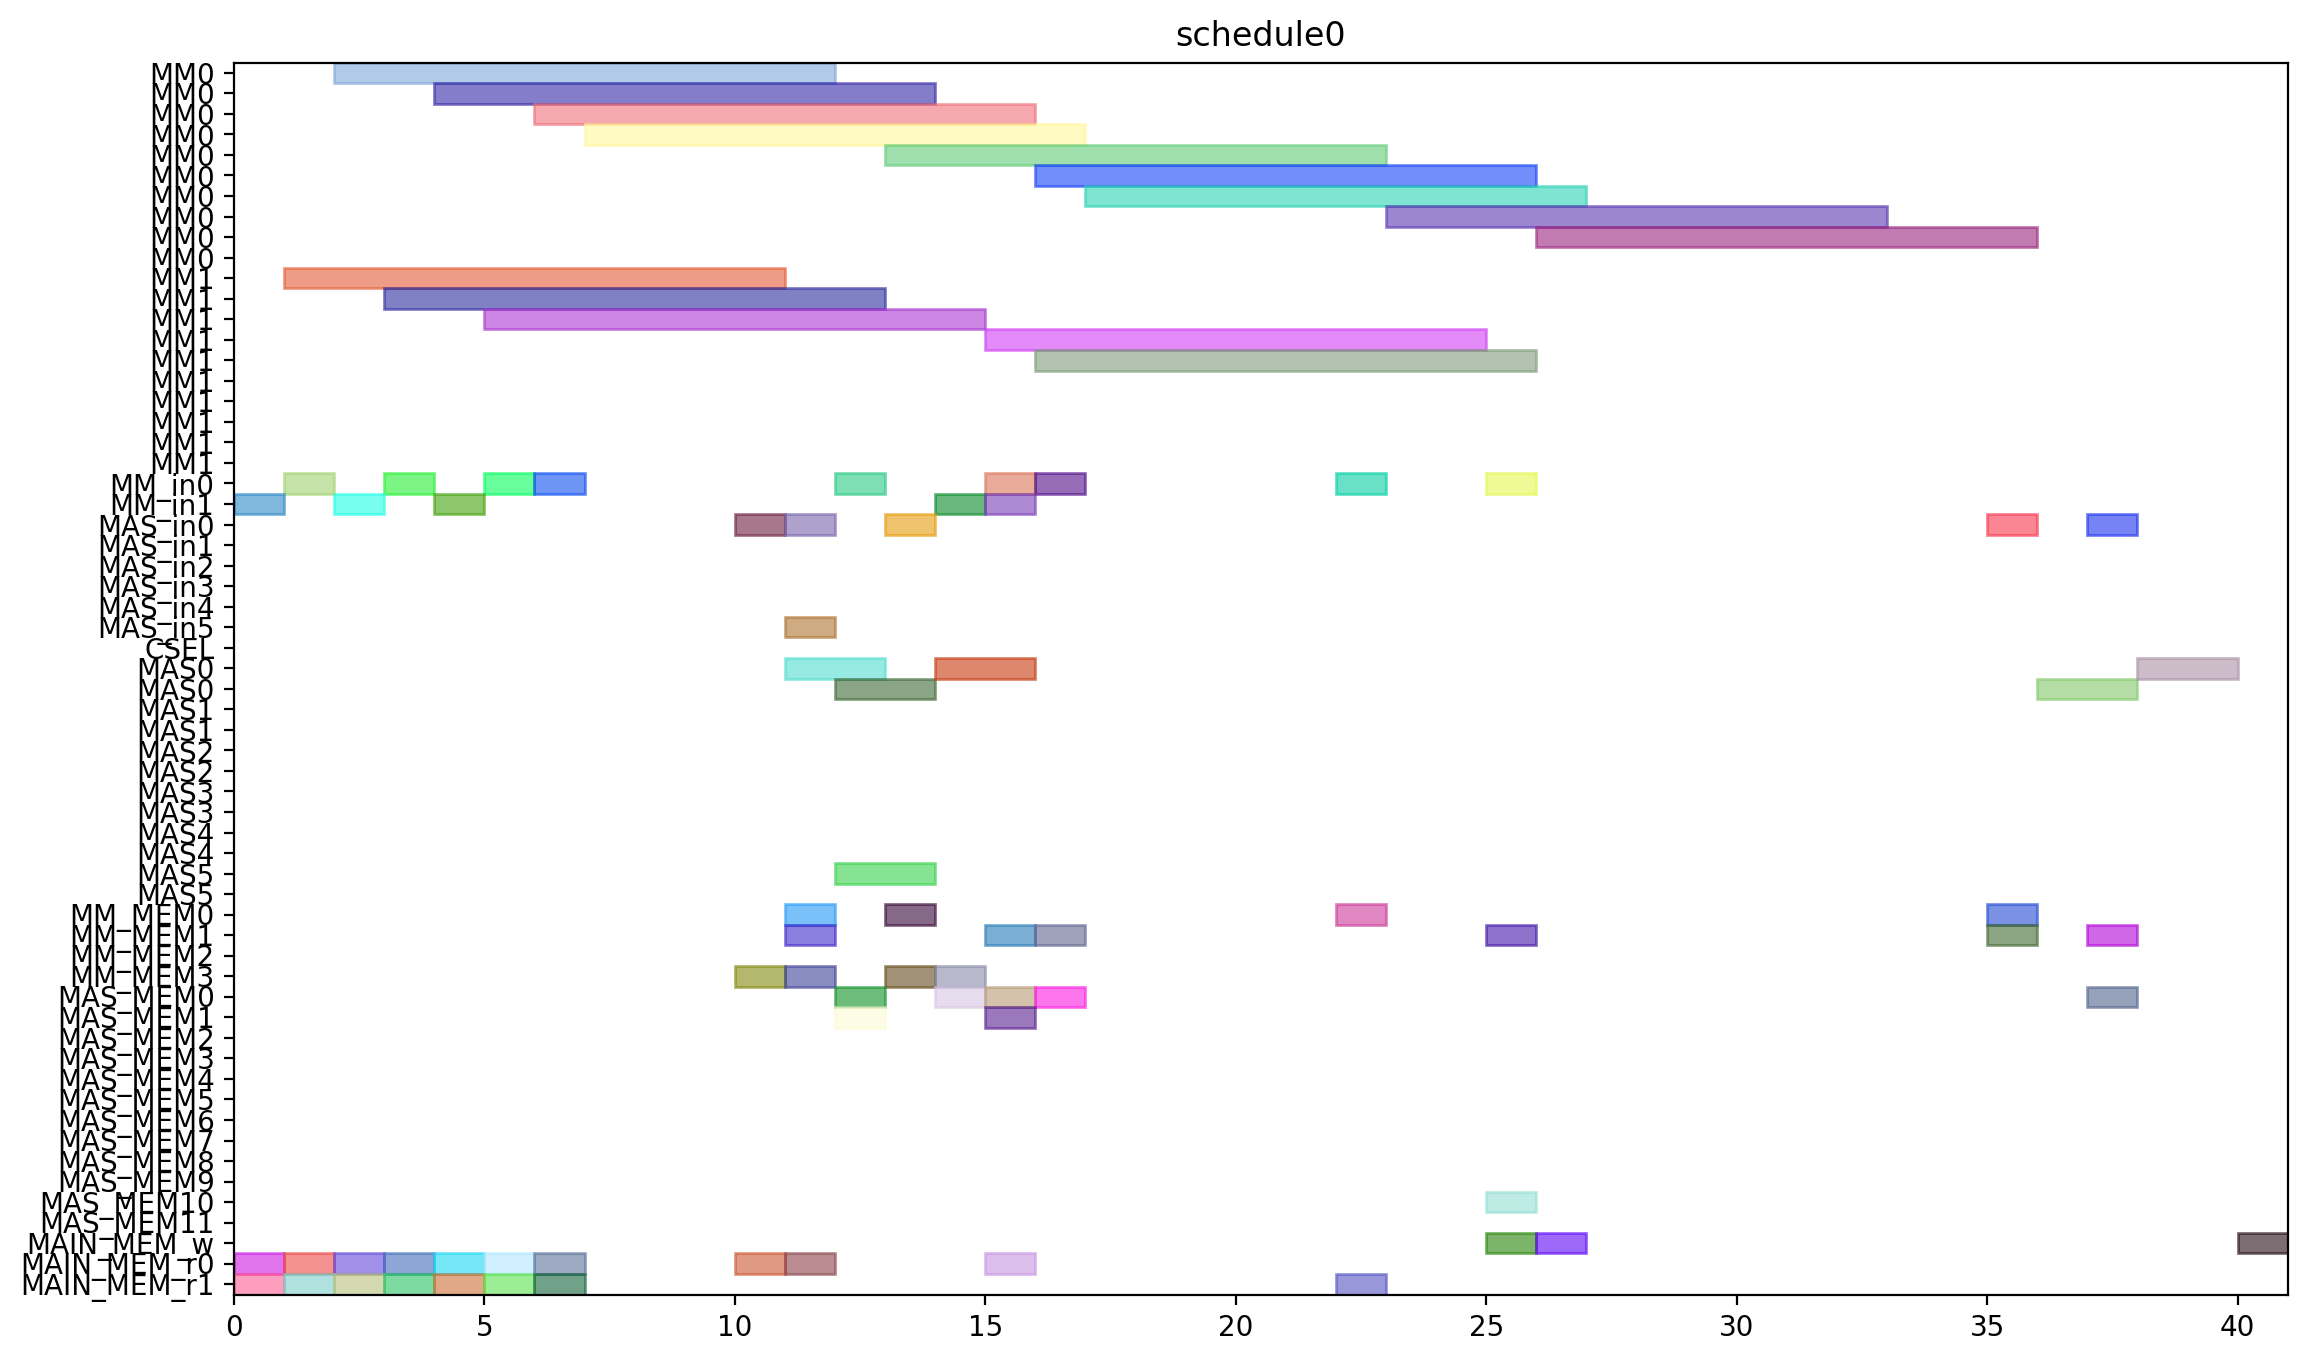

This figure's Python source:
from pyschedule import Scenario, solvers, plotters, alt


def solve():
	horizon = 120
	S = Scenario("schedule0", horizon=horizon)

	# resource
	MM = S.Resources('MM', num=2, size=10)
	MM_in = S.Resources('MM_in', num=2)
	MAS_in = S.Resources('MAS_in', num=6)
	CSEL = S.Resource('CSEL')
	MAS = S.Resources('MAS', num=6, size=2, periods=range(1, horizon))
	MM_MEM = S.Resources('MM_MEM', num=4)
	MAS_MEM = S.Resources('MAS_MEM', num=12)
	MAIN_MEM_w = S.Resource('MAIN_MEM_w', size=1)
	MAIN_MEM_r = S.Resources('MAIN_MEM_r', num=2)

	# result of previous scheduling

	# new tasks
	r1 = S.Task('r1', length=10, delay_cost=1)
	r1 += alt(MM)
	r1_in = S.Task('r1_in', length=1, delay_cost=1)
	r1_in += alt(MM_in)
	S += r1_in*MM_in[0]<=r1*MM[0]
	S += r1_in*MM_in[1]<=r1*MM[1]
	r1_mem0 = S.Task('r1_mem0', length=1, delay_cost=1)
	r1_mem0 += MAIN_MEM_r[0]
	S += r1_mem0 <= r1

	r1_mem1 = S.Task('r1_mem1', length=1, delay_cost=1)
	r1_mem1 += MAIN_MEM_r[1]
	S += r1_mem1 <= r1

	r3 = S.Task('r3', length=10, delay_cost=1)
	r3 += alt(MM)
	r3_in = S.Task('r3_in', length=1, delay_cost=1)
	r3_in += alt(MM_in)
	S += r3_in*MM_in[0]<=r3*MM[0]
	S += r3_in*MM_in[1]<=r3*MM[1]
	r3_mem0 = S.Task('r3_mem0', length=1, delay_cost=1)
	r3_mem0 += MAIN_MEM_r[0]
	S += r3_mem0 <= r3

	r3_mem1 = S.Task('r3_mem1', length=1, delay_cost=1)
	r3_mem1 += MAIN_MEM_r[1]
	S += r3_mem1 <= r3

	r4 = S.Task('r4', length=10, delay_cost=1)
	r4 += alt(MM)
	r4_in = S.Task('r4_in', length=1, delay_cost=1)
	r4_in += alt(MM_in)
	S += r4_in*MM_in[0]<=r4*MM[0]
	S += r4_in*MM_in[1]<=r4*MM[1]
	r4_mem0 = S.Task('r4_mem0', length=1, delay_cost=1)
	r4_mem0 += MAIN_MEM_r[0]
	S += r4_mem0 <= r4

	r4_mem1 = S.Task('r4_mem1', length=1, delay_cost=1)
	r4_mem1 += MAIN_MEM_r[1]
	S += r4_mem1 <= r4

	r5 = S.Task('r5', length=10, delay_cost=1)
	r5 += alt(MM)
	r5_in = S.Task('r5_in', length=1, delay_cost=1)
	r5_in += alt(MM_in)
	S += r5_in*MM_in[0]<=r5*MM[0]
	S += r5_in*MM_in[1]<=r5*MM[1]
	r5_mem0 = S.Task('r5_mem0', length=1, delay_cost=1)
	r5_mem0 += MAIN_MEM_r[0]
	S += r5_mem0 <= r5

	r5_mem1 = S.Task('r5_mem1', length=1, delay_cost=1)
	r5_mem1 += MAIN_MEM_r[1]
	S += r5_mem1 <= r5

	r6 = S.Task('r6', length=10, delay_cost=1)
	r6 += alt(MM)
	r6_in = S.Task('r6_in', length=1, delay_cost=1)
	r6_in += alt(MM_in)
	S += r6_in*MM_in[0]<=r6*MM[0]
	S += r6_in*MM_in[1]<=r6*MM[1]
	r6_mem0 = S.Task('r6_mem0', length=1, delay_cost=1)
	r6_mem0 += MAIN_MEM_r[0]
	S += r6_mem0 <= r6

	r6_mem1 = S.Task('r6_mem1', length=1, delay_cost=1)
	r6_mem1 += MAIN_MEM_r[1]
	S += r6_mem1 <= r6

	r12 = S.Task('r12', length=10, delay_cost=1)
	r12 += alt(MM)
	r12_in = S.Task('r12_in', length=1, delay_cost=1)
	r12_in += alt(MM_in)
	S += r12_in*MM_in[0]<=r12*MM[0]
	S += r12_in*MM_in[1]<=r12*MM[1]
	r12_mem0 = S.Task('r12_mem0', length=1, delay_cost=1)
	r12_mem0 += MAIN_MEM_r[0]
	S += r12_mem0 <= r12

	r12_mem1 = S.Task('r12_mem1', length=1, delay_cost=1)
	r12_mem1 += MAIN_MEM_r[1]
	S += r12_mem1 <= r12

	r13 = S.Task('r13', length=10, delay_cost=1)
	r13 += alt(MM)
	r13_in = S.Task('r13_in', length=1, delay_cost=1)
	r13_in += alt(MM_in)
	S += r13_in*MM_in[0]<=r13*MM[0]
	S += r13_in*MM_in[1]<=r13*MM[1]
	r13_mem0 = S.Task('r13_mem0', length=1, delay_cost=1)
	r13_mem0 += MAIN_MEM_r[0]
	S += r13_mem0 <= r13

	r13_mem1 = S.Task('r13_mem1', length=1, delay_cost=1)
	r13_mem1 += MAIN_MEM_r[1]
	S += r13_mem1 <= r13

	r2 = S.Task('r2', length=2, delay_cost=1)
	r2 += alt(MAS)
	r2_in = S.Task('r2_in', length=1, delay_cost=1)
	r2_in += alt(MAS_in)
	S += r2_in*MAS_in[0]<=r2*MAS[0]

	S += r2_in*MAS_in[1]<=r2*MAS[1]

	S += r2_in*MAS_in[2]<=r2*MAS[2]

	S += r2_in*MAS_in[3]<=r2*MAS[3]

	S += r2_in*MAS_in[4]<=r2*MAS[4]

	S += r2_in*MAS_in[5]<=r2*MAS[5]

	r2_mem0 = S.Task('r2_mem0', length=1, delay_cost=1)
	r2_mem0 += alt(MM_MEM)
	S += (r1*MM[0])-1 < r2_mem0*MM_MEM[0]
	S += (r1*MM[1])-1 < r2_mem0*MM_MEM[2]
	S += r2_mem0 <= r2

	r2_mem1 = S.Task('r2_mem1', length=1, delay_cost=1)
	r2_mem1 += alt(MM_MEM)
	S += (r1*MM[0])-1 < r2_mem1*MM_MEM[1]
	S += (r1*MM[1])-1 < r2_mem1*MM_MEM[3]
	S += r2_mem1 <= r2

	r7 = S.Task('r7', length=2, delay_cost=1)
	r7 += alt(MAS)
	r7_in = S.Task('r7_in', length=1, delay_cost=1)
	r7_in += alt(MAS_in)
	S += r7_in*MAS_in[0]<=r7*MAS[0]

	S += r7_in*MAS_in[1]<=r7*MAS[1]

	S += r7_in*MAS_in[2]<=r7*MAS[2]

	S += r7_in*MAS_in[3]<=r7*MAS[3]

	S += r7_in*MAS_in[4]<=r7*MAS[4]

	S += r7_in*MAS_in[5]<=r7*MAS[5]

	r7_mem0 = S.Task('r7_mem0', length=1, delay_cost=1)
	r7_mem0 += alt(MM_MEM)
	S += (r5*MM[0])-1 < r7_mem0*MM_MEM[0]
	S += (r5*MM[1])-1 < r7_mem0*MM_MEM[2]
	S += r7_mem0 <= r7

	r7_mem1 = S.Task('r7_mem1', length=1, delay_cost=1)
	r7_mem1 += alt(MM_MEM)
	S += (r6*MM[0])-1 < r7_mem1*MM_MEM[1]
	S += (r6*MM[1])-1 < r7_mem1*MM_MEM[3]
	S += r7_mem1 <= r7

	r8 = S.Task('r8', length=2, delay_cost=1)
	r8 += alt(MAS)
	r8_in = S.Task('r8_in', length=1, delay_cost=1)
	r8_in += alt(MAS_in)
	S += r8_in*MAS_in[0]<=r8*MAS[0]

	S += r8_in*MAS_in[1]<=r8*MAS[1]

	S += r8_in*MAS_in[2]<=r8*MAS[2]

	S += r8_in*MAS_in[3]<=r8*MAS[3]

	S += r8_in*MAS_in[4]<=r8*MAS[4]

	S += r8_in*MAS_in[5]<=r8*MAS[5]

	r8_mem0 = S.Task('r8_mem0', length=1, delay_cost=1)
	r8_mem0 += MAIN_MEM_r[0]
	S += r8_mem0 <= r8

	r8_mem1 = S.Task('r8_mem1', length=1, delay_cost=1)
	r8_mem1 += alt(MM_MEM)
	S += (r4*MM[0])-1 < r8_mem1*MM_MEM[1]
	S += (r4*MM[1])-1 < r8_mem1*MM_MEM[3]
	S += r8_mem1 <= r8

	r10 = S.Task('r10', length=2, delay_cost=1)
	r10 += alt(MAS)
	r10_in = S.Task('r10_in', length=1, delay_cost=1)
	r10_in += alt(MAS_in)
	S += r10_in*MAS_in[0]<=r10*MAS[0]

	S += r10_in*MAS_in[1]<=r10*MAS[1]

	S += r10_in*MAS_in[2]<=r10*MAS[2]

	S += r10_in*MAS_in[3]<=r10*MAS[3]

	S += r10_in*MAS_in[4]<=r10*MAS[4]

	S += r10_in*MAS_in[5]<=r10*MAS[5]

	r10_mem0 = S.Task('r10_mem0', length=1, delay_cost=1)
	r10_mem0 += MAIN_MEM_r[0]
	S += r10_mem0 <= r10

	r10_mem1 = S.Task('r10_mem1', length=1, delay_cost=1)
	r10_mem1 += alt(MM_MEM)
	S += (r4*MM[0])-1 < r10_mem1*MM_MEM[1]
	S += (r4*MM[1])-1 < r10_mem1*MM_MEM[3]
	S += r10_mem1 <= r10

	r9 = S.Task('r9', length=10, delay_cost=1)
	r9 += alt(MM)
	r9_in = S.Task('r9_in', length=1, delay_cost=1)
	r9_in += alt(MM_in)
	S += r9_in*MM_in[0]<=r9*MM[0]
	S += r9_in*MM_in[1]<=r9*MM[1]
	r9_mem0 = S.Task('r9_mem0', length=1, delay_cost=1)
	r9_mem0 += MAIN_MEM_r[0]
	S += r9_mem0 <= r9

	r9_mem1 = S.Task('r9_mem1', length=1, delay_cost=1)
	r9_mem1 += alt(MAS_MEM)
	S += (r7*MAS[0])-1 < r9_mem1*MAS_MEM[1]
	S += (r7*MAS[1])-1 < r9_mem1*MAS_MEM[3]
	S += (r7*MAS[2])-1 < r9_mem1*MAS_MEM[5]
	S += (r7*MAS[3])-1 < r9_mem1*MAS_MEM[7]
	S += (r7*MAS[4])-1 < r9_mem1*MAS_MEM[9]
	S += (r7*MAS[5])-1 < r9_mem1*MAS_MEM[11]
	S += r9_mem1 <= r9

	r11 = S.Task('r11', length=10, delay_cost=1)
	r11 += alt(MM)
	r11_in = S.Task('r11_in', length=1, delay_cost=1)
	r11_in += alt(MM_in)
	S += r11_in*MM_in[0]<=r11*MM[0]
	S += r11_in*MM_in[1]<=r11*MM[1]
	r11_mem0 = S.Task('r11_mem0', length=1, delay_cost=1)
	r11_mem0 += alt(MAS_MEM)
	S += (r10*MAS[0])-1 < r11_mem0*MAS_MEM[0]
	S += (r10*MAS[1])-1 < r11_mem0*MAS_MEM[2]
	S += (r10*MAS[2])-1 < r11_mem0*MAS_MEM[4]
	S += (r10*MAS[3])-1 < r11_mem0*MAS_MEM[6]
	S += (r10*MAS[4])-1 < r11_mem0*MAS_MEM[8]
	S += (r10*MAS[5])-1 < r11_mem0*MAS_MEM[10]
	S += r11_mem0 <= r11

	r11_mem1 = S.Task('r11_mem1', length=1, delay_cost=1)
	r11_mem1 += alt(MAS_MEM)
	S += (r10*MAS[0])-1 < r11_mem1*MAS_MEM[1]
	S += (r10*MAS[1])-1 < r11_mem1*MAS_MEM[3]
	S += (r10*MAS[2])-1 < r11_mem1*MAS_MEM[5]
	S += (r10*MAS[3])-1 < r11_mem1*MAS_MEM[7]
	S += (r10*MAS[4])-1 < r11_mem1*MAS_MEM[9]
	S += (r10*MAS[5])-1 < r11_mem1*MAS_MEM[11]
	S += r11_mem1 <= r11

	PX_new = S.Task('PX_new', length=10, delay_cost=1)
	PX_new += alt(MM)
	PX_new_in = S.Task('PX_new_in', length=1, delay_cost=1)
	PX_new_in += alt(MM_in)
	S += PX_new_in*MM_in[0]<=PX_new*MM[0]
	S += PX_new_in*MM_in[1]<=PX_new*MM[1]
	S += 0<PX_new

	PX_new_w = S.Task('PX_new_w', length=1, delay_cost=1)
	PX_new_w += alt(MAIN_MEM_w)
	S += PX_new <= PX_new_w

	PX_new_mem0 = S.Task('PX_new_mem0', length=1, delay_cost=1)
	PX_new_mem0 += alt(MAS_MEM)
	S += (r2*MAS[0])-1 < PX_new_mem0*MAS_MEM[0]
	S += (r2*MAS[1])-1 < PX_new_mem0*MAS_MEM[2]
	S += (r2*MAS[2])-1 < PX_new_mem0*MAS_MEM[4]
	S += (r2*MAS[3])-1 < PX_new_mem0*MAS_MEM[6]
	S += (r2*MAS[4])-1 < PX_new_mem0*MAS_MEM[8]
	S += (r2*MAS[5])-1 < PX_new_mem0*MAS_MEM[10]
	S += PX_new_mem0 <= PX_new

	PX_new_mem1 = S.Task('PX_new_mem1', length=1, delay_cost=1)
	PX_new_mem1 += alt(MM_MEM)
	S += (r12*MM[0])-1 < PX_new_mem1*MM_MEM[1]
	S += (r12*MM[1])-1 < PX_new_mem1*MM_MEM[3]
	S += PX_new_mem1 <= PX_new

	r14 = S.Task('r14', length=10, delay_cost=1)
	r14 += alt(MM)
	r14_in = S.Task('r14_in', length=1, delay_cost=1)
	r14_in += alt(MM_in)
	S += r14_in*MM_in[0]<=r14*MM[0]
	S += r14_in*MM_in[1]<=r14*MM[1]
	r14_mem0 = S.Task('r14_mem0', length=1, delay_cost=1)
	r14_mem0 += alt(MAS_MEM)
	S += (r2*MAS[0])-1 < r14_mem0*MAS_MEM[0]
	S += (r2*MAS[1])-1 < r14_mem0*MAS_MEM[2]
	S += (r2*MAS[2])-1 < r14_mem0*MAS_MEM[4]
	S += (r2*MAS[3])-1 < r14_mem0*MAS_MEM[6]
	S += (r2*MAS[4])-1 < r14_mem0*MAS_MEM[8]
	S += (r2*MAS[5])-1 < r14_mem0*MAS_MEM[10]
	S += r14_mem0 <= r14

	r14_mem1 = S.Task('r14_mem1', length=1, delay_cost=1)
	r14_mem1 += alt(MM_MEM)
	S += (r3*MM[0])-1 < r14_mem1*MM_MEM[1]
	S += (r3*MM[1])-1 < r14_mem1*MM_MEM[3]
	S += r14_mem1 <= r14

	Z1_new = S.Task('Z1_new', length=10, delay_cost=1)
	Z1_new += alt(MM)
	Z1_new_in = S.Task('Z1_new_in', length=1, delay_cost=1)
	Z1_new_in += alt(MM_in)
	S += Z1_new_in*MM_in[0]<=Z1_new*MM[0]
	S += Z1_new_in*MM_in[1]<=Z1_new*MM[1]
	S += 0<Z1_new

	Z1_new_w = S.Task('Z1_new_w', length=1, delay_cost=1)
	Z1_new_w += alt(MAIN_MEM_w)
	S += Z1_new <= Z1_new_w

	Z1_new_mem0 = S.Task('Z1_new_mem0', length=1, delay_cost=1)
	Z1_new_mem0 += alt(MAS_MEM)
	S += (r2*MAS[0])-1 < Z1_new_mem0*MAS_MEM[0]
	S += (r2*MAS[1])-1 < Z1_new_mem0*MAS_MEM[2]
	S += (r2*MAS[2])-1 < Z1_new_mem0*MAS_MEM[4]
	S += (r2*MAS[3])-1 < Z1_new_mem0*MAS_MEM[6]
	S += (r2*MAS[4])-1 < Z1_new_mem0*MAS_MEM[8]
	S += (r2*MAS[5])-1 < Z1_new_mem0*MAS_MEM[10]
	S += Z1_new_mem0 <= Z1_new

	Z1_new_mem1 = S.Task('Z1_new_mem1', length=1, delay_cost=1)
	Z1_new_mem1 += alt(MM_MEM)
	S += (r13*MM[0])-1 < Z1_new_mem1*MM_MEM[1]
	S += (r13*MM[1])-1 < Z1_new_mem1*MM_MEM[3]
	S += Z1_new_mem1 <= Z1_new

	r15 = S.Task('r15', length=10, delay_cost=1)
	r15 += alt(MM)
	r15_in = S.Task('r15_in', length=1, delay_cost=1)
	r15_in += alt(MM_in)
	S += r15_in*MM_in[0]<=r15*MM[0]
	S += r15_in*MM_in[1]<=r15*MM[1]
	r15_mem0 = S.Task('r15_mem0', length=1, delay_cost=1)
	r15_mem0 += alt(MAS_MEM)
	S += (r8*MAS[0])-1 < r15_mem0*MAS_MEM[0]
	S += (r8*MAS[1])-1 < r15_mem0*MAS_MEM[2]
	S += (r8*MAS[2])-1 < r15_mem0*MAS_MEM[4]
	S += (r8*MAS[3])-1 < r15_mem0*MAS_MEM[6]
	S += (r8*MAS[4])-1 < r15_mem0*MAS_MEM[8]
	S += (r8*MAS[5])-1 < r15_mem0*MAS_MEM[10]
	S += r15_mem0 <= r15

	r15_mem1 = S.Task('r15_mem1', length=1, delay_cost=1)
	r15_mem1 += alt(MM_MEM)
	S += (r9*MM[0])-1 < r15_mem1*MM_MEM[1]
	S += (r9*MM[1])-1 < r15_mem1*MM_MEM[3]
	S += r15_mem1 <= r15

	r16 = S.Task('r16', length=10, delay_cost=1)
	r16 += alt(MM)
	r16_in = S.Task('r16_in', length=1, delay_cost=1)
	r16_in += alt(MM_in)
	S += r16_in*MM_in[0]<=r16*MM[0]
	S += r16_in*MM_in[1]<=r16*MM[1]
	r16_mem0 = S.Task('r16_mem0', length=1, delay_cost=1)
	r16_mem0 += alt(MM_MEM)
	S += (r11*MM[0])-1 < r16_mem0*MM_MEM[0]
	S += (r11*MM[1])-1 < r16_mem0*MM_MEM[2]
	S += r16_mem0 <= r16

	r16_mem1 = S.Task('r16_mem1', length=1, delay_cost=1)
	r16_mem1 += MAIN_MEM_r[1]
	S += r16_mem1 <= r16

	r17 = S.Task('r17', length=2, delay_cost=1)
	r17 += alt(MAS)
	r17_in = S.Task('r17_in', length=1, delay_cost=1)
	r17_in += alt(MAS_in)
	S += r17_in*MAS_in[0]<=r17*MAS[0]

	S += r17_in*MAS_in[1]<=r17*MAS[1]

	S += r17_in*MAS_in[2]<=r17*MAS[2]

	S += r17_in*MAS_in[3]<=r17*MAS[3]

	S += r17_in*MAS_in[4]<=r17*MAS[4]

	S += r17_in*MAS_in[5]<=r17*MAS[5]

	r17_mem0 = S.Task('r17_mem0', length=1, delay_cost=1)
	r17_mem0 += alt(MM_MEM)
	S += (r14*MM[0])-1 < r17_mem0*MM_MEM[0]
	S += (r14*MM[1])-1 < r17_mem0*MM_MEM[2]
	S += r17_mem0 <= r17

	r17_mem1 = S.Task('r17_mem1', length=1, delay_cost=1)
	r17_mem1 += alt(MM_MEM)
	S += (r15*MM[0])-1 < r17_mem1*MM_MEM[1]
	S += (r15*MM[1])-1 < r17_mem1*MM_MEM[3]
	S += r17_mem1 <= r17

	PY_new = S.Task('PY_new', length=2, delay_cost=1)
	PY_new += alt(MAS)
	PY_new_in = S.Task('PY_new_in', length=1, delay_cost=1)
	PY_new_in += alt(MAS_in)
	S += PY_new_in*MAS_in[0]<=PY_new*MAS[0]

	S += PY_new_in*MAS_in[1]<=PY_new*MAS[1]

	S += PY_new_in*MAS_in[2]<=PY_new*MAS[2]

	S += PY_new_in*MAS_in[3]<=PY_new*MAS[3]

	S += PY_new_in*MAS_in[4]<=PY_new*MAS[4]

	S += PY_new_in*MAS_in[5]<=PY_new*MAS[5]

	S += 0<PY_new

	PY_new_w = S.Task('PY_new_w', length=1, delay_cost=1)
	PY_new_w += alt(MAIN_MEM_w)
	S += PY_new <= PY_new_w

	PY_new_mem0 = S.Task('PY_new_mem0', length=1, delay_cost=1)
	PY_new_mem0 += alt(MAS_MEM)
	S += (r17*MAS[0])-1 < PY_new_mem0*MAS_MEM[0]
	S += (r17*MAS[1])-1 < PY_new_mem0*MAS_MEM[2]
	S += (r17*MAS[2])-1 < PY_new_mem0*MAS_MEM[4]
	S += (r17*MAS[3])-1 < PY_new_mem0*MAS_MEM[6]
	S += (r17*MAS[4])-1 < PY_new_mem0*MAS_MEM[8]
	S += (r17*MAS[5])-1 < PY_new_mem0*MAS_MEM[10]
	S += PY_new_mem0 <= PY_new

	PY_new_mem1 = S.Task('PY_new_mem1', length=1, delay_cost=1)
	PY_new_mem1 += alt(MM_MEM)
	S += (r16*MM[0])-1 < PY_new_mem1*MM_MEM[1]
	S += (r16*MM[1])-1 < PY_new_mem1*MM_MEM[3]
	S += PY_new_mem1 <= PY_new

	solvers.mip.solve(S,msg=1,kind='CPLEX',ratio_gap=1.01)

	solution = [['hoge']*len(S.solution()[1]) for i in range(len(S.solution()))]
	for i in range(len(S.solution())):
		for j in range(len(S.solution()[i])):
			solution[i][j]=str(S.solution()[i][j])
	print(solution)

	cycles = int(solution[-1][3])

	pic_file_name = "/mnt/rose/usr1/fukuda/ABE/multiRAM_multiMAS_16mux/scheduling_result/stage10MM2_stage2MAS6/EP_YRECOVER/schedule0.png"
	if(S.solution() != []):
		plotters.matplotlib.plot(S,img_filename=pic_file_name, show_task_labels=False, fig_size=(cycles*0.25+3, 8))

	return solution
